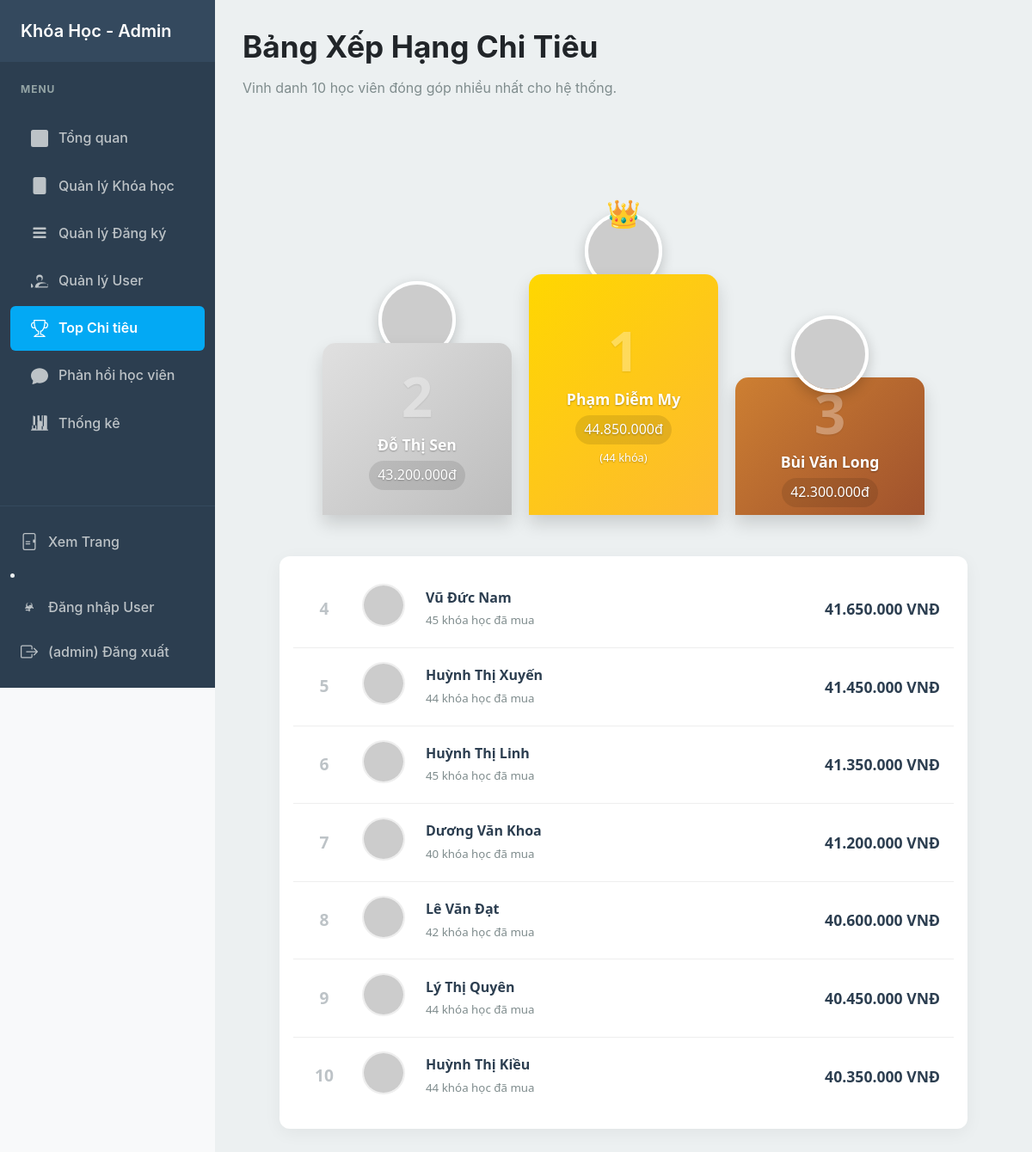
The app's page /admin/top_spenders.php (signed in) with its own data.
### tables this page shows
CREATE TABLE IF NOT EXISTS `users` (
  `id` int NOT NULL AUTO_INCREMENT,
  `student_code` varchar(20) DEFAULT NULL,
  `full_name` varchar(255) NOT NULL,
  `email` varchar(255) NOT NULL,
  `phone` varchar(20) DEFAULT NULL,
  `password_hash` varchar(255) NOT NULL,
  `status` enum('active','locked') NOT NULL DEFAULT 'active',
  `avatar` varchar(255) DEFAULT NULL,
  `created_at` timestamp NOT NULL DEFAULT CURRENT_TIMESTAMP,
  PRIMARY KEY (`id`),
  UNIQUE KEY `email` (`email`)
);

### inc/functions.php (called while the page is built, shortened)
<?php
function h(?string $string): string
{
    return htmlspecialchars($string ?? '', ENT_QUOTES, 'UTF-8');
}
?>

### admin/top_spenders.php (the view, shortened to what this page needs)
<?php
require_once __DIR__ . '/../inc/db.php';
require_once __DIR__ . '/../inc/admin_header.php';
$sql = "
    SELECT
        u.id, u.full_name, u.email, u.avatar,
        SUM(c.fee) as total_spent,
        COUNT(r.id) as total_courses
    FROM users u
    JOIN registrations r ON u.email = r.student_email
    JOIN courses c ON r.course_id = c.id
    WHERE r.status = 'Đã xác nhận'
    GROUP BY u.id
    ORDER BY total_spent DESC
    LIMIT 10
";
$stmt = $pdo->query($sql);
$top_users = $stmt->fetchAll(PDO::FETCH_ASSOC);
$rank1 = $top_users[0] ?? null;
$rank2 = $top_users[1] ?? null;
$rank3 = $top_users[2] ?? null;
$rest_users = array_slice($top_users, 3);
function get_user_avatar($path) {
    if (!empty($path)) {
        if (strpos($path, 'http') === 0) {
            return $path;
        }
    }
    return 'https://cdn-icons-png.flaticon.com/512/149/149071.png';
}
?>
<link rel="stylesheet" href="../css/leaderboard.css">
<h1>Bảng Xếp Hạng Chi Tiêu</h1>
<p style="color: #7f8c8d; margin-bottom: 2rem;">Vinh danh 10 học viên đóng góp nhiều nhất cho hệ thống.</p>
<div class="leaderboard-wrapper">
    <?php if (empty($top_users)): ?>
        <div class="stat-card" style="text-align: center; color: #777;">Chưa có dữ liệu chi tiêu nào.</div>
    <?php else: ?>
        <div class="podium-container">
            <div class="podium-item rank-2">
                <?php if ($rank2): ?>
                    <div class="podium-avatar-box">
                        <a href="user_detail.php?id=<?php echo $rank2['id']; ?>">
                            <img src="<?php echo get_user_avatar($rank2['avatar']); ?>" alt="Rank 2" class="podium-avatar">
                        </a>
                    </div>
                    <div class="podium-rank">
                        <div class="rank-num">2</div>
                        <div class="user-name">
                            <a href="user_detail.php?id=<?php echo $rank2['id']; ?>" class="podium-link">
                                <?php echo h($rank2['full_name']); ?>
                            </a>
                        </div>
                        <div class="total-spent"><?php echo number_format($rank2['total_spent'], 0, ',', '.'); ?>đ</div>
                    </div>
                <?php endif; ?>
            </div>
            <div class="podium-item rank-1">
                <?php if ($rank1): ?>
                    <div class="podium-avatar-box">
                        <div class="crown-icon">👑</div>
                        <a href="user_detail.php?id=<?php echo $rank1['id']; ?>">
                            <img src="<?php echo get_user_avatar($rank1['avatar']); ?>" alt="Rank 1" class="podium-avatar">
                        </a>
                    </div>
                    <div class="podium-rank">
                        <div class="rank-num">1</div>
                        <div class="user-name">
                            <a href="user_detail.php?id=<?php echo $rank1['id']; ?>" class="podium-link">
                                <?php echo h($rank1['full_name']); ?>
                            </a>
                        </div>
                        <div class="total-spent"><?php echo number_format($rank1['total_spent'], 0, ',', '.'); ?>đ</div>
                        <div style="margin-top: 5px; font-size: 0.8rem;">(<?php echo $rank1['total_courses']; ?> khóa)</div>
                    </div>
                <?php endif; ?>
            </div>
            <div class="podium-item rank-3">
                <?php if ($rank3): ?>
                    <div class="podium-avatar-box">
                        <a href="user_detail.php?id=<?php echo $rank3['id']; ?>">
                            <img src="<?php echo get_user_avatar($rank3['avatar']); ?>" alt="Rank 3" class="podium-avatar">
                        </a>
                    </div>
                    <div class="podium-rank">
                        <div class="rank-num">3</div>
                        <div class="user-name">
                            <a href="user_detail.php?id=<?php echo $rank3['id']; ?>" class="podium-link">
                                <?php echo h($rank3['full_name']); ?>
                            </a>
                        </div>
                        <div class="total-spent"><?php echo number_format($rank3['total_spent'], 0, ',', '.'); ?>đ</div>
                    </div>
                <?php endif; ?>
            </div>
        </div>
        <?php if (!empty($rest_users)): ?>
            <div class="list-container">
                <?php $rank = 4; ?>
                <?php foreach ($rest_users as $u): ?>
                    <div class="list-item">
                        <div class="list-rank"><?php echo $rank++; ?></div>
                        <div class="list-avatar">
                            <a href="user_detail.php?id=<?php echo $u['id']; ?>">
                                <img src="<?php echo get_user_avatar($u['avatar']); ?>" alt="Avatar">
                            </a>
                        </div>
                        <div class="list-info">
                            <h4>
                                <a href="user_detail.php?id=<?php echo $u['id']; ?>" class="list-link">
                                    <?php echo h($u['full_name']); ?>
                                </a>
                            </h4>
                            <small><?php echo $u['total_courses']; ?> khóa học đã mua</small>
                        </div>
                        <div class="list-money">
                            <?php echo number_format($u['total_spent'], 0, ',', '.'); ?> VNĐ
                        </div>
                    </div>
                <?php endforeach; ?>
            </div>
        <?php endif; ?>
    <?php endif; ?>
</div>
<?php require_once __DIR__ . '/../inc/admin_footer.php'; ?>

### inc/admin_header.php (shortened to what this page needs)
<?php
require_once __DIR__ . '/../inc/functions.php';
$current_page = basename($_SERVER['SCRIPT_NAME']);
?>
<!DOCTYPE html>
<html lang="vi">
<head>
    <link rel="stylesheet" href="../css/base.css">
    <link rel="stylesheet" href="../css/admin.css">
</head>
<body>
    <div class="admin-layout">
        <aside class="admin-sidebar">
            <div class="sidebar-header">
                <a href="dashboard.php" class="logo">Khóa Học - Admin</a>
            </div>
            <h3 class="menu-title">MENU</h3>
            <nav class="admin-nav">
                <ul>
                    <li>
                        <a href="dashboard.php"
                            class="<?php echo ($current_page === 'dashboard.php') ? 'active' : ''; ?>">
                            <svg xmlns="http://www.w3.org/2000/svg" width="20" height="20" fill="currentColor"
                                viewBox="0 0 16 16">
                                <path
                                    d="M4 11H2V5h2zM8 11H6V2h2zM12 11h-2V8h2zM14 1.5H2a.5.5 0 0 0-.5.5v12a.5.5 0 0 0 .5.5h12a.5.5 0 0 0 .5-.5v-12a.5.5 0 0 0-.5-.5M2 0a2 2 0 0 0-2 2v12a2 2 0 0 0 2 2h12a2 2 0 0 0 2-2V2a2 2 0 0 0-2-2z" />
                            </svg>
                            <span>Tổng quan</span>
                        </a>
                    </li>
                    <li>
                        <a href="courses.php" class="<?php echo ($current_page === 'courses.php') ? 'active' : ''; ?>">
                            <span>Quản lý Khóa học</span>
                        </a>
                    </li>
                    <li>
                        <a href="registrations.php"
                            class="<?php echo ($current_page === 'registrations.php') ? 'active' : ''; ?>">
                            <span>Quản lý Đăng ký</span>
                        </a>
                    </li>
                    <li>
                        <a href="users.php" class="<?php echo ($current_page === 'users.php') ? 'active' : ''; ?>">
                            <span>Quản lý User</span>
                        </a>
                    </li>
                    <li>
                        <a href="top_spenders.php"
                            class="<?php echo ($current_page === 'top_spenders.php') ? 'active' : ''; ?>">
                            <span>Top Chi tiêu</span>
                        </a>
                    </li>
                    <li>
                        <a href="chat_users.php"
                            class="<?php echo ($current_page === 'chat_users.php') ? 'active' : ''; ?>">
                            <svg xmlns="http://www.w3.org/2000/svg" width="20" height="20" fill="currentColor"
                                viewBox="0 0 16 16">
                                <path
                                    d="M8 15c4.418 0 8-3.134 8-7s-3.582-7-8-7-8 3.134-8 7c0 1.76.743 3.37 1.97 4.6-.097 1.016-.417 2.13-.771 2.966-.079.186.074.394.273.362 2.256-.37 3.597-.938 4.18-1.234A9.06 9.06 0 0 0 8 15z" />
                            </svg>
                            <span>Phản hồi học viên</span>
                        </a>
                    </li>
                    <li>
                        <a href="stats.php" class="<?php echo ($current_page === 'stats.php') ? 'active' : ''; ?>">
                            <svg xmlns="http://www.w3.org/2000/svg" width="20" height="20" fill="currentColor"
                                viewBox="0 0 16 16">
                                <path
                                    d="M11 2a1 1 0 0 1 1-1h2a1 1 0 0 1 1 1v12h.5a.5.5 0 0 1 0 1H.5a.5.5 0 0 1 0-1H1v-3a1 1 0 0 1 1-1h2a1 1 0 0 1 1 1v3h1V7a1 1 0 0 1 1-1h2a1 1 0 0 1 1 1v7h1zM2 1v12h2V2zm4 0v5h2V1zm4 0v10h2V1z" />
                            </svg>
                            <span>Thống kê</span>
                        </a>
                    </li>
                </ul>
            </nav>
            <div class="sidebar-footer">
                <a href="../index.php" target="_blank">
                    <span>Xem Trang</span>
                </a>
                <li>
                    <a href="../user_login.php" target="_blank">
                        <span>Đăng nhập User </span>
                    </a>
                </li>
                <a href="logout.php">
                    <span>(<?php echo h($_SESSION['admin_username'] ?? 'Admin'); ?>) Đăng xuất</span>
                </a>
            </div>
        </aside>
        <main class="admin-main-content">
            <div class="container">

### inc/admin_footer.php
</div> </main> </div> </body>
</html>

### css/base.css (style rules this page uses)
:root { --primary-color: #007bff; --primary-color-dark: #0056b3; --secondary-color: #6c757d; --success-color: #28a745; --danger-color: #dc3545; --light-color: #f8f9fa; --dark-color: #343a40; --text-color: #212529; --border-color: #dee2e6; --container-width: 1200px; --font-family: -apple-system, BlinkMacSystemFont, "Segoe UI", Roboto, "Helvetica Neue", Arial, sans-serif; }
* { margin: 0; padding: 0; box-sizing: border-box; }
body { font-family: var(--font-family); line-height: 1.6; background-color: var(--light-color); color: var(--text-color); display: flex; flex-direction: column; min-height: 100vh; }
h1, h2, h3 { margin-bottom: 0.75rem; line-height: 1.3; }
h1 { font-size: 2.2rem; }
p { margin-bottom: 1rem; }
a { color: var(--primary-color); text-decoration: none !important; transition: color 0.2s ease; }
.container { max-width: var(--container-width); margin: 0 auto; padding: 0 1rem; }

### css/admin.css (style rules this page uses)
.admin-layout { display: flex; min-height: 100vh; }
.admin-sidebar { width: 250px; flex-shrink: 0; background-color: #2c3e50; color: #ecf0f1; display: flex; flex-direction: column; position: sticky; top: 0; height: 100vh; }
.sidebar-header { padding: 1.25rem 1.5rem; background-color: #34495e; }
.sidebar-header .logo { font-size: 1.25rem; font-weight: 600; color: #fff; text-decoration: none; }
.menu-title { font-size: 0.75rem; font-weight: 700; text-transform: uppercase; letter-spacing: 1px; color: #95a5a6; padding: 1.5rem 1.5rem 0.5rem 1.5rem; }
.admin-nav { flex-grow: 1; overflow-y: auto; }
.admin-nav ul { list-style: none; padding-left: 0; }
.admin-nav li { margin: 0; }
.admin-nav a { display: flex; align-items: center; gap: 0.75rem; color: #bdc3c7; padding: 0.8rem 1.5rem; margin: 0.25rem 0.75rem; border-radius: 6px; text-decoration: none; font-weight: 500; transition: all 0.2s ease-in-out; }
.admin-nav a svg { flex-shrink: 0; width: 20px; height: 20px; fill: currentColor; }
.admin-nav a span { display: inline-block; }
.admin-nav a.active { background-color: #03A9F4; color: #fff; font-weight: 600; }
.sidebar-footer { padding: 1rem 0.75rem; border-top: 1px solid #34495e; }
.sidebar-footer a { display: flex; align-items: center; gap: 0.75rem; color: #bdc3c7; text-decoration: none; font-weight: 500; transition: color 0.2s ease; padding: 0.8rem 0.75rem; border-radius: 6px; }
.sidebar-footer a svg { fill: currentColor; width: 20px; height: 20px; }
.admin-main-content { flex: 1; padding: 0; background-color: #34495e; overflow-y: auto; }
.admin-main-content .container { max-width: 100%; background-color: #ecf0f1; padding: 2rem; min-height: 100%; }

### admin/top_spenders.php (style rules this page uses)
.podium-link { color: #fff; text-decoration: none; transition: opacity 0.2s; }
.list-link { color: var(--text-dark); text-decoration: none; transition: color 0.2s; }

### records on screen
users: full_name "Đỗ Thị Sen"
users: full_name "Phạm Diễm My"
users: full_name "Bùi Văn Long"
users: full_name "Vũ Đức Nam", total_courses "45", total_spent "41.650.000"
users: full_name "Huỳnh Thị Xuyến", total_courses "44", total_spent "41.450.000"
users: full_name "Huỳnh Thị Linh", total_courses "45", total_spent "41.350.000"
users: full_name "Dương Văn Khoa", total_courses "40", total_spent "41.200.000"
users: full_name "Lê Văn Đạt", total_courses "42", total_spent "40.600.000"
users: full_name "Lý Thị Quyên", total_courses "44", total_spent "40.450.000"
users: full_name "Huỳnh Thị Kiều", total_courses "44", total_spent "40.350.000"

### other values on screen
$_SESSION['admin_username'] "admin"
$rank2['total_spent'] "43.200.000"
$rank1['total_spent'] "44.850.000"
$rank1['total_courses'] "44"
$rank3['total_spent'] "42.300.000"
